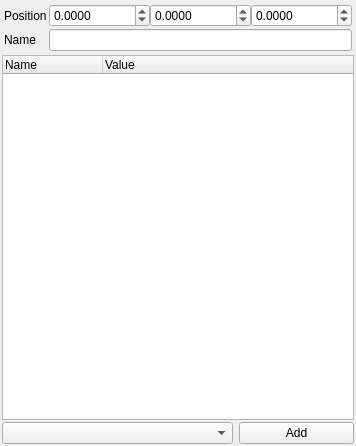
<?xml version="1.0" encoding="UTF-8"?>
<ui version="4.0">
 <class>PropertyView</class>
 <widget class="QDockWidget" name="PropertyView">
  <property name="geometry">
   <rect>
    <x>0</x>
    <y>0</y>
    <width>356</width>
    <height>446</height>
   </rect>
  </property>
  <property name="sizePolicy">
   <sizepolicy hsizetype="Ignored" vsizetype="Ignored">
    <horstretch>0</horstretch>
    <verstretch>0</verstretch>
   </sizepolicy>
  </property>
  <property name="windowTitle">
   <string>Properties</string>
  </property>
  <widget class="QWidget" name="dockWidgetContents">
   <property name="sizePolicy">
    <sizepolicy hsizetype="Ignored" vsizetype="Expanding">
     <horstretch>0</horstretch>
     <verstretch>0</verstretch>
    </sizepolicy>
   </property>
   <layout class="QVBoxLayout" name="verticalLayout">
    <property name="spacing">
     <number>2</number>
    </property>
    <property name="leftMargin">
     <number>2</number>
    </property>
    <property name="topMargin">
     <number>2</number>
    </property>
    <property name="rightMargin">
     <number>2</number>
    </property>
    <property name="bottomMargin">
     <number>2</number>
    </property>
    <item>
     <widget class="QWidget" name="widget_2" native="true">
      <property name="sizePolicy">
       <sizepolicy hsizetype="Ignored" vsizetype="Expanding">
        <horstretch>0</horstretch>
        <verstretch>0</verstretch>
       </sizepolicy>
      </property>
      <layout class="QFormLayout" name="formLayout">
       <property name="fieldGrowthPolicy">
        <enum>QFormLayout::AllNonFixedFieldsGrow</enum>
       </property>
       <property name="horizontalSpacing">
        <number>2</number>
       </property>
       <property name="verticalSpacing">
        <number>2</number>
       </property>
       <property name="leftMargin">
        <number>2</number>
       </property>
       <property name="topMargin">
        <number>2</number>
       </property>
       <property name="rightMargin">
        <number>2</number>
       </property>
       <property name="bottomMargin">
        <number>2</number>
       </property>
       <item row="0" column="0">
        <widget class="QLabel" name="label">
         <property name="text">
          <string>Position</string>
         </property>
        </widget>
       </item>
       <item row="0" column="1">
        <widget class="QWidget" name="widget_4" native="true">
         <layout class="QHBoxLayout" name="horizontalLayout_2">
          <property name="spacing">
           <number>0</number>
          </property>
          <property name="leftMargin">
           <number>0</number>
          </property>
          <property name="topMargin">
           <number>0</number>
          </property>
          <property name="rightMargin">
           <number>0</number>
          </property>
          <property name="bottomMargin">
           <number>0</number>
          </property>
          <item>
           <widget class="QDoubleSpinBox" name="positionX">
            <property name="sizePolicy">
             <sizepolicy hsizetype="Maximum" vsizetype="Maximum">
              <horstretch>0</horstretch>
              <verstretch>0</verstretch>
             </sizepolicy>
            </property>
            <property name="decimals">
             <number>4</number>
            </property>
            <property name="minimum">
             <double>-999999.000000000000000</double>
            </property>
            <property name="maximum">
             <double>999999.000000000000000</double>
            </property>
           </widget>
          </item>
          <item>
           <widget class="QDoubleSpinBox" name="positionY">
            <property name="sizePolicy">
             <sizepolicy hsizetype="Maximum" vsizetype="Maximum">
              <horstretch>0</horstretch>
              <verstretch>0</verstretch>
             </sizepolicy>
            </property>
            <property name="decimals">
             <number>4</number>
            </property>
            <property name="minimum">
             <double>-999999.000000000000000</double>
            </property>
            <property name="maximum">
             <double>999999.000000000000000</double>
            </property>
           </widget>
          </item>
          <item>
           <widget class="QDoubleSpinBox" name="positionZ">
            <property name="sizePolicy">
             <sizepolicy hsizetype="Maximum" vsizetype="Maximum">
              <horstretch>0</horstretch>
              <verstretch>0</verstretch>
             </sizepolicy>
            </property>
            <property name="decimals">
             <number>4</number>
            </property>
            <property name="minimum">
             <double>-999999.000000000000000</double>
            </property>
            <property name="maximum">
             <double>999999.000000000000000</double>
            </property>
           </widget>
          </item>
         </layout>
        </widget>
       </item>
       <item row="1" column="1">
        <widget class="QLineEdit" name="nameEdit"/>
       </item>
       <item row="1" column="0">
        <widget class="QLabel" name="label_2">
         <property name="text">
          <string>Name</string>
         </property>
        </widget>
       </item>
      </layout>
     </widget>
    </item>
    <item>
     <widget class="QTreeWidget" name="propertyList">
      <property name="sizePolicy">
       <sizepolicy hsizetype="Ignored" vsizetype="Expanding">
        <horstretch>0</horstretch>
        <verstretch>1</verstretch>
       </sizepolicy>
      </property>
      <property name="contextMenuPolicy">
       <enum>Qt::CustomContextMenu</enum>
      </property>
      <property name="alternatingRowColors">
       <bool>true</bool>
      </property>
      <property name="headerHidden">
       <bool>false</bool>
      </property>
      <column>
       <property name="text">
        <string>Name</string>
       </property>
      </column>
      <column>
       <property name="text">
        <string>Value</string>
       </property>
      </column>
     </widget>
    </item>
    <item>
     <widget class="QWidget" name="widget" native="true">
      <property name="sizePolicy">
       <sizepolicy hsizetype="Ignored" vsizetype="Expanding">
        <horstretch>0</horstretch>
        <verstretch>0</verstretch>
       </sizepolicy>
      </property>
      <layout class="QHBoxLayout" name="horizontalLayout">
       <property name="leftMargin">
        <number>0</number>
       </property>
       <property name="topMargin">
        <number>0</number>
       </property>
       <property name="rightMargin">
        <number>0</number>
       </property>
       <property name="bottomMargin">
        <number>0</number>
       </property>
       <item>
        <widget class="QComboBox" name="componentTypeCombo">
         <property name="sizePolicy">
          <sizepolicy hsizetype="Preferred" vsizetype="Fixed">
           <horstretch>2</horstretch>
           <verstretch>2</verstretch>
          </sizepolicy>
         </property>
        </widget>
       </item>
       <item>
        <widget class="QPushButton" name="addComponentButton">
         <property name="sizePolicy">
          <sizepolicy hsizetype="Minimum" vsizetype="Fixed">
           <horstretch>1</horstretch>
           <verstretch>1</verstretch>
          </sizepolicy>
         </property>
         <property name="text">
          <string>Add</string>
         </property>
        </widget>
       </item>
      </layout>
     </widget>
    </item>
   </layout>
  </widget>
 </widget>
 <resources/>
 <connections/>
</ui>
